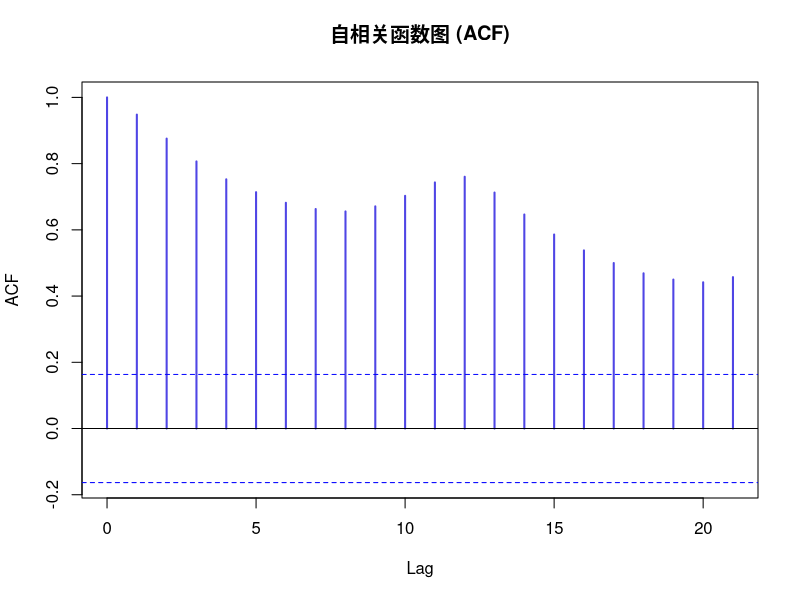
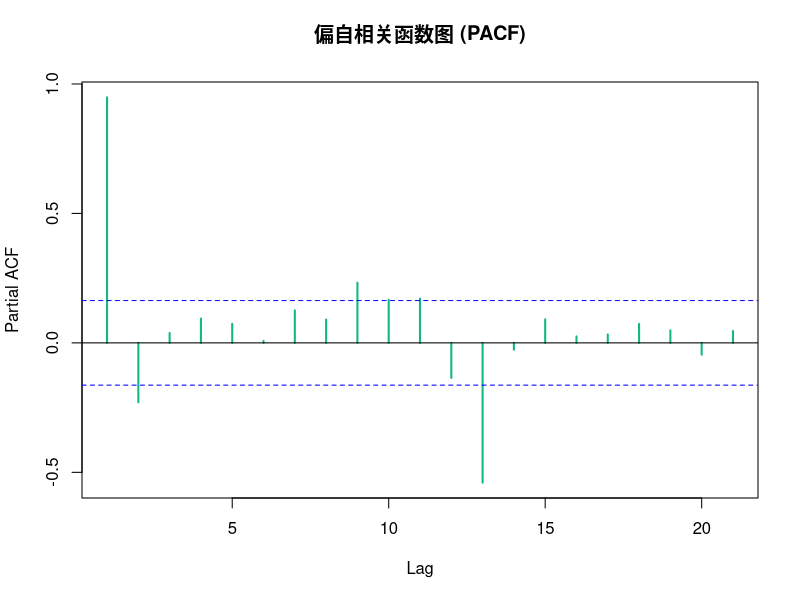
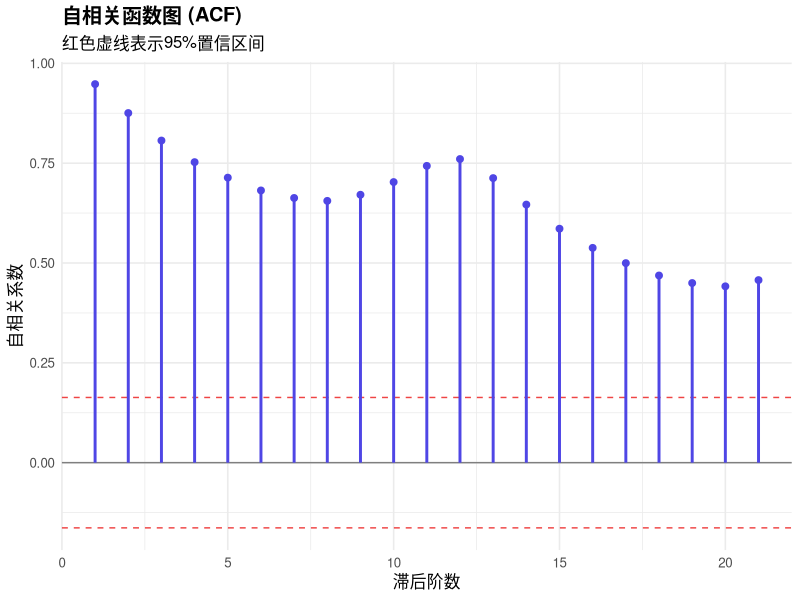
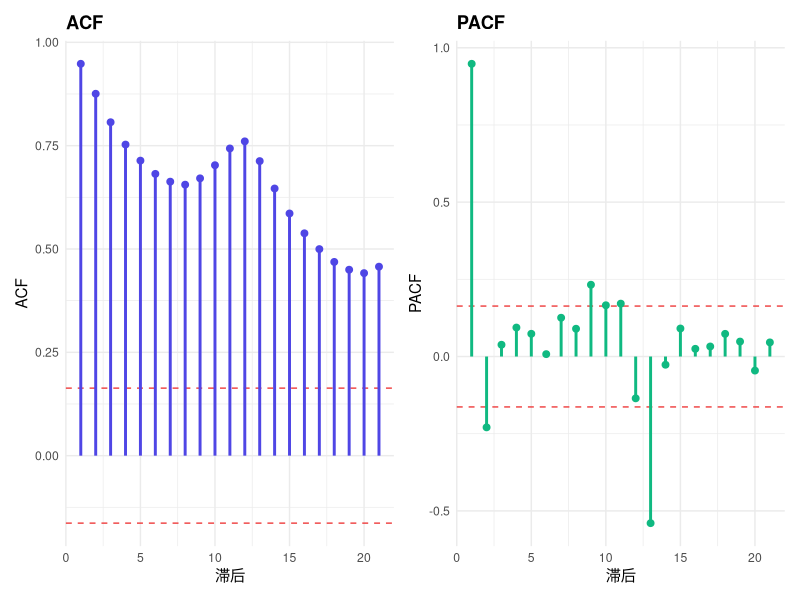

R code for these plots, in order:
## ---- chunk 1
knitr::opts_chunk$set(
    echo = TRUE, warning = FALSE, message = FALSE,
    fig.width = 10, fig.height = 5, fig.retina = 2, out.width = "100%", dpi = 150
)
## ---- chunk 2
library(ggplot2)
library(dplyr)
library(forecast)
## ---- chunk 3
# 使用内置AirPassengers数据
data(AirPassengers)
ts_data <- as.numeric(AirPassengers)
## ---- chunk 4
acf(ts_data, main = "自相关函数图 (ACF)", col = "#4f46e5", lwd = 2)
## ---- chunk 5
pacf(ts_data, main = "偏自相关函数图 (PACF)", col = "#10b981", lwd = 2)
## ---- chunk 6
# 提取ACF数据
acf_data <- acf(ts_data, plot = FALSE)
acf_df <- data.frame(
    lag = acf_data$lag[-1],
    acf = acf_data$acf[-1]
)

# 置信区间
ci <- qnorm(0.975) / sqrt(length(ts_data))

ggplot(acf_df, aes(x = lag, y = acf)) +
    geom_hline(yintercept = 0, color = "gray50") +
    geom_hline(yintercept = c(-ci, ci), linetype = "dashed", color = "#ef4444") +
    geom_segment(aes(xend = lag, yend = 0), color = "#4f46e5", linewidth = 1) +
    geom_point(color = "#4f46e5", size = 2) +
    labs(
        title = "自相关函数图 (ACF)",
        subtitle = "红色虚线表示95%置信区间",
        x = "滞后阶数",
        y = "自相关系数"
    ) +
    theme_minimal(base_size = 12) +
    theme(plot.title = element_text(face = "bold"))
## ---- chunk 7
library(patchwork)

# ACF
p1 <- ggplot(acf_df, aes(x = lag, y = acf)) +
    geom_hline(yintercept = c(-ci, ci), linetype = "dashed", color = "#ef4444") +
    geom_segment(aes(xend = lag, yend = 0), color = "#4f46e5", linewidth = 1) +
    geom_point(color = "#4f46e5", size = 2) +
    labs(title = "ACF", x = "滞后", y = "ACF") +
    theme_minimal() +
    theme(plot.title = element_text(face = "bold"))

# PACF
pacf_data <- pacf(ts_data, plot = FALSE)
pacf_df <- data.frame(lag = pacf_data$lag, pacf = pacf_data$acf)

p2 <- ggplot(pacf_df, aes(x = lag, y = pacf)) +
    geom_hline(yintercept = c(-ci, ci), linetype = "dashed", color = "#ef4444") +
    geom_segment(aes(xend = lag, yend = 0), color = "#10b981", linewidth = 1) +
    geom_point(color = "#10b981", size = 2) +
    labs(title = "PACF", x = "滞后", y = "PACF") +
    theme_minimal() +
    theme(plot.title = element_text(face = "bold"))

p1 + p2
